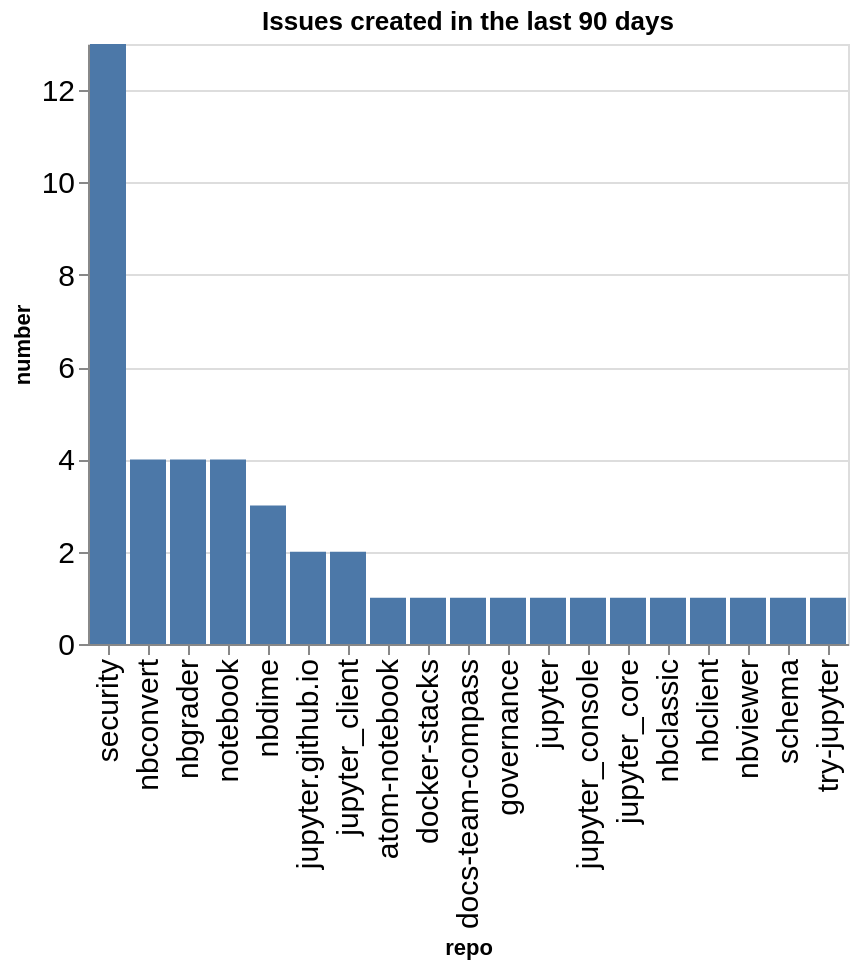

The notebook cell this image was saved under:
### Code cell
created_counts = created.groupby(['org', 'repo']).count()['number'].reset_index()
created_counts['org/repo'] = created_counts.apply(lambda a: a['org'] + '/' + a['repo'], axis=1)
sorted_vals = created_counts.sort_values(['org', 'number'], ascending=False)['repo'].values
alt.Chart(data=created_counts, title=f"Issues created in the last {n_days} days").mark_bar().encode(
    x=alt.X('repo', sort=alt.Sort(sorted_vals.tolist())),
    y='number',
)

### Figure 1 — Vega-Lite specification as saved in the notebook (floating-point values rounded to 4 significant figures)
{"config": {"axisLeft": {"labelFontSize": 15}, "axisBottom": {"labelFontSize": 15}}, "data": {"name": "data-315163cb401d9fde50c08b255ef7b43a"}, "mark": {"type": "bar"}, "encoding": {"x": {"field": "repo", "sort": ["security", "nbconvert", "nbgrader", "notebook", "nbdime", "jupyter.github.io", "jupyter_client", "atom-notebook", "docker-stacks", "docs-team-compass", "governance", "jupyter", "jupyter_console", "jupyter_core", "nbclassic", "nbclient", "nbviewer", "schema", "try-jupyter"], "type": "nominal"}, "y": {"field": "number", "type": "quantitative"}}, "title": "Issues created in the last 90 days", "$schema": "https://vega.github.io/schema/vega-lite/v5.20.1.json", "datasets": {"data-315163cb401d9fde50c08b255ef7b43a": [{"org": "jupyter", "repo": "atom-notebook", "number": 1, "org/repo": "jupyter/atom-notebook"}, {"org": "jupyter", "repo": "docker-stacks", "number": 1, "org/repo": "jupyter/docker-stacks"}, {"org": "jupyter", "repo": "docs-team-compass", "number": 1, "org/repo": "jupyter/docs-team-compass"}, {"org": "jupyter", "repo": "governance", "number": 1, "org/repo": "jupyter/governance"}, {"org": "jupyter", "repo": "jupyter", "number": 1, "org/repo": "jupyter/jupyter"}, {"org": "jupyter", "repo": "jupyter.github.io", "number": 2, "org/repo": "jupyter/jupyter.github.io"}, {"org": "jupyter", "repo": "jupyter_client", "number": 2, "org/repo": "jupyter/jupyter_client"}, {"org": "jupyter", "repo": "jupyter_console", "number": 1, "org/repo": "jupyter/jupyter_console"}, {"org": "jupyter", "repo": "jupyter_core", "number": 1, "org/repo": "jupyter/jupyter_core"}, {"org": "jupyter", "repo": "nbclassic", "number": 1, "org/repo": "jupyter/nbclassic"}, {"org": "jupyter", "repo": "nbclient", "number": 1, "org/repo": "jupyter/nbclient"}, {"org": "jupyter", "repo": "nbconvert", "number": 4, "org/repo": "jupyter/nbconvert"}, {"org": "jupyter", "repo": "nbdime", "number": 3, "org/repo": "jupyter/nbdime"}, {"org": "jupyter", "repo": "nbgrader", "number": 4, "org/repo": "jupyter/nbgrader"}, {"org": "jupyter", "repo": "nbviewer", "number": 1, "org/repo": "jupyter/nbviewer"}, {"org": "jupyter", "repo": "notebook", "number": 4, "org/repo": "jupyter/notebook"}, {"org": "jupyter", "repo": "schema", "number": 1, "org/repo": "jupyter/schema"}, {"org": "jupyter", "repo": "security", "number": 13, "org/repo": "jupyter/security"}, {"org": "jupyter", "repo": "try-jupyter", "number": 1, "org/repo": "jupyter/try-jupyter"}]}}
